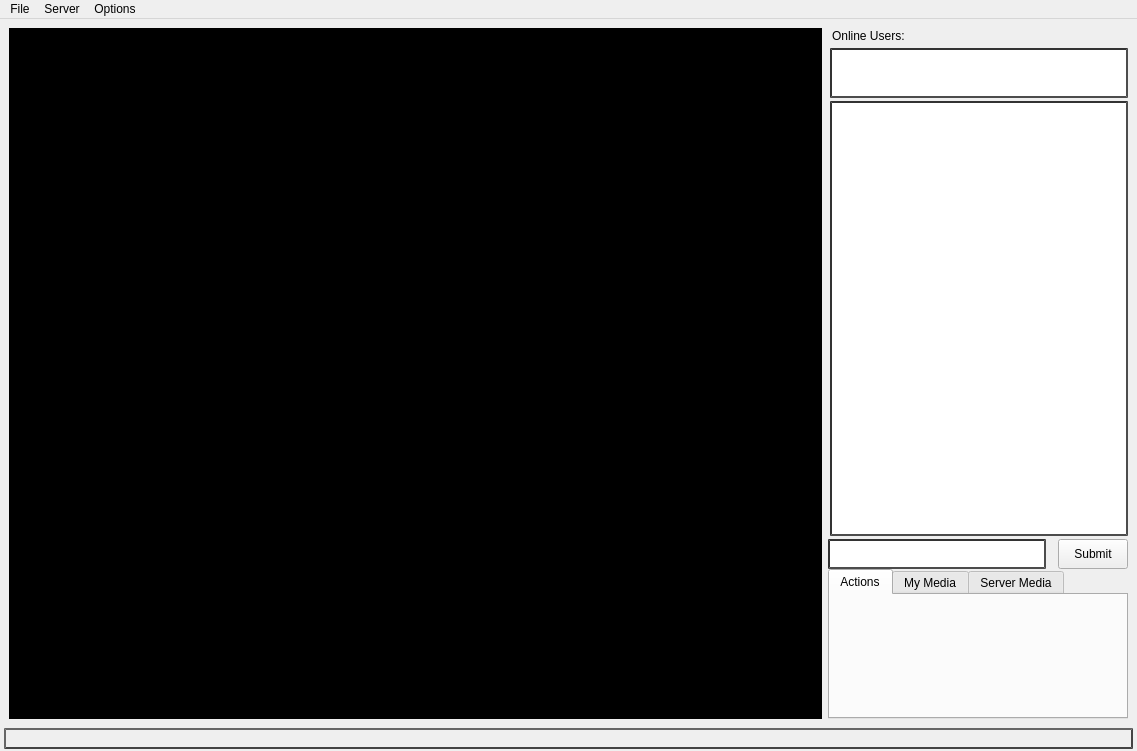
<?xml version="1.0" encoding="UTF-8"?>
<ui version="4.0">
 <class>MainWindow</class>
 <widget class="QMainWindow" name="MainWindow">
  <property name="geometry">
   <rect>
    <x>0</x>
    <y>0</y>
    <width>1137</width>
    <height>751</height>
   </rect>
  </property>
  <property name="sizePolicy">
   <sizepolicy hsizetype="Expanding" vsizetype="Expanding">
    <horstretch>0</horstretch>
    <verstretch>0</verstretch>
   </sizepolicy>
  </property>
  <property name="windowTitle">
   <string>TeaseAI</string>
  </property>
  <property name="statusTip">
   <string/>
  </property>
  <property name="tabShape">
   <enum>QTabWidget::Rounded</enum>
  </property>
  <widget class="QWidget" name="centralwidget">
   <property name="sizePolicy">
    <sizepolicy hsizetype="Expanding" vsizetype="Expanding">
     <horstretch>0</horstretch>
     <verstretch>0</verstretch>
    </sizepolicy>
   </property>
   <layout class="QVBoxLayout" name="_2">
    <item>
     <layout class="QGridLayout" name="gridLayout">
      <property name="horizontalSpacing">
       <number>6</number>
      </property>
      <property name="verticalSpacing">
       <number>0</number>
      </property>
      <item row="0" column="1" colspan="2">
       <widget class="QLabel" name="label">
        <property name="sizePolicy">
         <sizepolicy hsizetype="Fixed" vsizetype="Fixed">
          <horstretch>0</horstretch>
          <verstretch>0</verstretch>
         </sizepolicy>
        </property>
        <property name="minimumSize">
         <size>
          <width>300</width>
          <height>15</height>
         </size>
        </property>
        <property name="maximumSize">
         <size>
          <width>300</width>
          <height>15</height>
         </size>
        </property>
        <property name="styleSheet">
         <string notr="true">margin-left: 2px;</string>
        </property>
        <property name="text">
         <string>Online Users:</string>
        </property>
        <property name="margin">
         <number>0</number>
        </property>
        <property name="indent">
         <number>2</number>
        </property>
       </widget>
      </item>
      <item row="1" column="1" colspan="2">
       <widget class="QPlainTextEdit" name="plainTextEdit_2">
        <property name="sizePolicy">
         <sizepolicy hsizetype="Fixed" vsizetype="Fixed">
          <horstretch>0</horstretch>
          <verstretch>0</verstretch>
         </sizepolicy>
        </property>
        <property name="minimumSize">
         <size>
          <width>300</width>
          <height>50</height>
         </size>
        </property>
        <property name="maximumSize">
         <size>
          <width>300</width>
          <height>40</height>
         </size>
        </property>
        <property name="autoFillBackground">
         <bool>false</bool>
        </property>
        <property name="styleSheet">
         <string notr="true">margin-left: 2px;
border: 2px inset #333;</string>
        </property>
        <property name="frameShape">
         <enum>QFrame::NoFrame</enum>
        </property>
        <property name="frameShadow">
         <enum>QFrame::Plain</enum>
        </property>
        <property name="lineWidth">
         <number>2</number>
        </property>
        <property name="midLineWidth">
         <number>0</number>
        </property>
        <property name="verticalScrollBarPolicy">
         <enum>Qt::ScrollBarAlwaysOff</enum>
        </property>
        <property name="horizontalScrollBarPolicy">
         <enum>Qt::ScrollBarAlwaysOff</enum>
        </property>
        <property name="sizeAdjustPolicy">
         <enum>QAbstractScrollArea::AdjustIgnored</enum>
        </property>
        <property name="undoRedoEnabled">
         <bool>false</bool>
        </property>
        <property name="readOnly">
         <bool>true</bool>
        </property>
       </widget>
      </item>
      <item row="2" column="1" colspan="2">
       <widget class="QPlainTextEdit" name="plainTextEdit">
        <property name="sizePolicy">
         <sizepolicy hsizetype="Fixed" vsizetype="Expanding">
          <horstretch>0</horstretch>
          <verstretch>0</verstretch>
         </sizepolicy>
        </property>
        <property name="minimumSize">
         <size>
          <width>300</width>
          <height>0</height>
         </size>
        </property>
        <property name="maximumSize">
         <size>
          <width>300</width>
          <height>16777215</height>
         </size>
        </property>
        <property name="autoFillBackground">
         <bool>false</bool>
        </property>
        <property name="styleSheet">
         <string notr="true">margin-bottom: 3px;
margin-left: 2px;
margin-top: 8px;
border: 2px inset #333;</string>
        </property>
        <property name="frameShape">
         <enum>QFrame::NoFrame</enum>
        </property>
        <property name="frameShadow">
         <enum>QFrame::Plain</enum>
        </property>
        <property name="lineWidth">
         <number>2</number>
        </property>
        <property name="horizontalScrollBarPolicy">
         <enum>Qt::ScrollBarAlwaysOff</enum>
        </property>
       </widget>
      </item>
      <item row="3" column="1">
       <widget class="QLineEdit" name="lineEdit">
        <property name="sizePolicy">
         <sizepolicy hsizetype="Fixed" vsizetype="Fixed">
          <horstretch>0</horstretch>
          <verstretch>0</verstretch>
         </sizepolicy>
        </property>
        <property name="minimumSize">
         <size>
          <width>224</width>
          <height>30</height>
         </size>
        </property>
        <property name="maximumSize">
         <size>
          <width>224</width>
          <height>30</height>
         </size>
        </property>
        <property name="styleSheet">
         <string notr="true">margin-right: 6px; border: 2px inset #333;</string>
        </property>
        <property name="frame">
         <bool>false</bool>
        </property>
        <property name="echoMode">
         <enum>QLineEdit::Normal</enum>
        </property>
        <property name="clearButtonEnabled">
         <bool>true</bool>
        </property>
       </widget>
      </item>
      <item row="3" column="2">
       <widget class="QPushButton" name="pushButton">
        <property name="sizePolicy">
         <sizepolicy hsizetype="Fixed" vsizetype="Fixed">
          <horstretch>0</horstretch>
          <verstretch>0</verstretch>
         </sizepolicy>
        </property>
        <property name="minimumSize">
         <size>
          <width>70</width>
          <height>30</height>
         </size>
        </property>
        <property name="maximumSize">
         <size>
          <width>70</width>
          <height>30</height>
         </size>
        </property>
        <property name="styleSheet">
         <string notr="true"/>
        </property>
        <property name="text">
         <string>Submit</string>
        </property>
       </widget>
      </item>
      <item row="4" column="1" colspan="2">
       <widget class="QTabWidget" name="tabWidget">
        <property name="sizePolicy">
         <sizepolicy hsizetype="Fixed" vsizetype="Fixed">
          <horstretch>0</horstretch>
          <verstretch>0</verstretch>
         </sizepolicy>
        </property>
        <property name="minimumSize">
         <size>
          <width>300</width>
          <height>150</height>
         </size>
        </property>
        <property name="maximumSize">
         <size>
          <width>300</width>
          <height>150</height>
         </size>
        </property>
        <property name="styleSheet">
         <string notr="true"/>
        </property>
        <property name="tabPosition">
         <enum>QTabWidget::North</enum>
        </property>
        <property name="tabShape">
         <enum>QTabWidget::Rounded</enum>
        </property>
        <property name="currentIndex">
         <number>0</number>
        </property>
        <property name="usesScrollButtons">
         <bool>false</bool>
        </property>
        <property name="documentMode">
         <bool>false</bool>
        </property>
        <widget class="QWidget" name="tab">
         <property name="minimumSize">
          <size>
           <width>0</width>
           <height>0</height>
          </size>
         </property>
         <property name="maximumSize">
          <size>
           <width>0</width>
           <height>16777215</height>
          </size>
         </property>
         <property name="styleSheet">
          <string notr="true"/>
         </property>
         <attribute name="title">
          <string>Actions</string>
         </attribute>
        </widget>
        <widget class="QWidget" name="tab_2">
         <attribute name="title">
          <string>My Media</string>
         </attribute>
        </widget>
        <widget class="QWidget" name="tab_3">
         <attribute name="title">
          <string>Server Media</string>
         </attribute>
        </widget>
       </widget>
      </item>
      <item row="0" column="0" rowspan="5">
       <widget class="QLabel" name="label_2">
        <property name="sizePolicy">
         <sizepolicy hsizetype="Expanding" vsizetype="Expanding">
          <horstretch>0</horstretch>
          <verstretch>0</verstretch>
         </sizepolicy>
        </property>
        <property name="minimumSize">
         <size>
          <width>200</width>
          <height>200</height>
         </size>
        </property>
        <property name="autoFillBackground">
         <bool>false</bool>
        </property>
        <property name="styleSheet">
         <string notr="true">background: #000;</string>
        </property>
        <property name="text">
         <string/>
        </property>
       </widget>
      </item>
     </layout>
    </item>
   </layout>
  </widget>
  <widget class="QMenuBar" name="menubar">
   <property name="geometry">
    <rect>
     <x>0</x>
     <y>0</y>
     <width>1137</width>
     <height>23</height>
    </rect>
   </property>
   <widget class="QMenu" name="menuFile">
    <property name="title">
     <string>File</string>
    </property>
    <addaction name="actionExit"/>
   </widget>
   <widget class="QMenu" name="menuServer">
    <property name="title">
     <string>Server</string>
    </property>
    <addaction name="actionStart_Server"/>
    <addaction name="actionConnect_to_Server"/>
    <addaction name="actionKill_Server"/>
   </widget>
   <widget class="QMenu" name="menuOptions">
    <property name="title">
     <string>Options</string>
    </property>
    <addaction name="actionOptions"/>
   </widget>
   <addaction name="menuFile"/>
   <addaction name="menuServer"/>
   <addaction name="menuOptions"/>
  </widget>
  <widget class="QStatusBar" name="statusbar">
   <property name="enabled">
    <bool>true</bool>
   </property>
   <property name="sizePolicy">
    <sizepolicy hsizetype="Expanding" vsizetype="Fixed">
     <horstretch>0</horstretch>
     <verstretch>0</verstretch>
    </sizepolicy>
   </property>
   <property name="minimumSize">
    <size>
     <width>0</width>
     <height>23</height>
    </size>
   </property>
   <property name="maximumSize">
    <size>
     <width>16777215</width>
     <height>23</height>
    </size>
   </property>
   <property name="styleSheet">
    <string notr="true">border: 2px outset #444;
margin-left: 4px;
margin-right: 4px;
margin-bottom: 2px;</string>
   </property>
   <property name="sizeGripEnabled">
    <bool>false</bool>
   </property>
  </widget>
  <action name="actionExit">
   <property name="text">
    <string>Exit</string>
   </property>
   <property name="statusTip">
    <string>Exit the program.</string>
   </property>
  </action>
  <action name="actionStart_Server">
   <property name="text">
    <string>Start Server</string>
   </property>
   <property name="statusTip">
    <string>Initialize a local server instance.</string>
   </property>
  </action>
  <action name="actionConnect_to_Server">
   <property name="text">
    <string>Connect to Server</string>
   </property>
   <property name="statusTip">
    <string>Connect to a remote server.</string>
   </property>
  </action>
  <action name="actionKill_Server">
   <property name="text">
    <string>Kill Server</string>
   </property>
   <property name="statusTip">
    <string>Shut down a running local server instance.</string>
   </property>
  </action>
  <action name="actionOptions">
   <property name="text">
    <string>Options</string>
   </property>
   <property name="statusTip">
    <string>Open the options menu.</string>
   </property>
  </action>
 </widget>
 <resources/>
 <connections>
  <connection>
   <sender>actionExit</sender>
   <signal>triggered()</signal>
   <receiver>MainWindow</receiver>
   <slot>close()</slot>
   <hints>
    <hint type="sourcelabel">
     <x>-1</x>
     <y>-1</y>
    </hint>
    <hint type="destinationlabel">
     <x>568</x>
     <y>380</y>
    </hint>
   </hints>
  </connection>
 </connections>
</ui>
